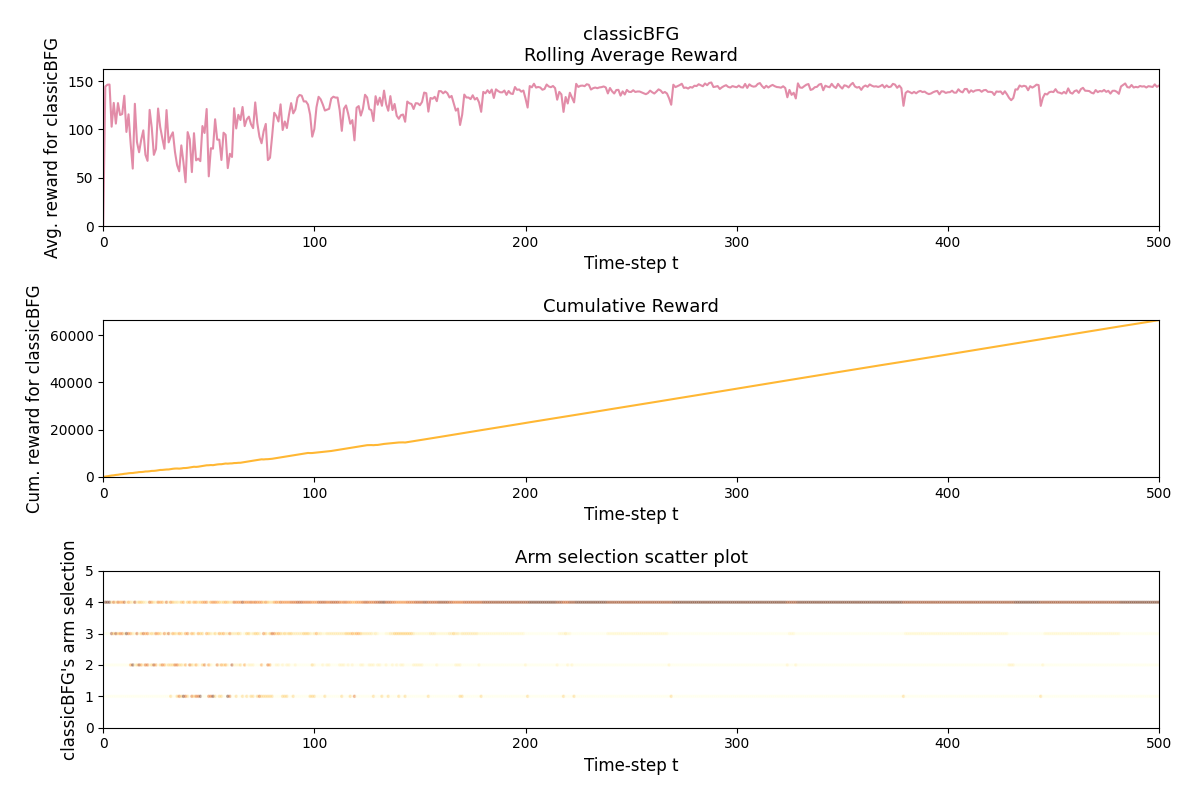

Python code for this plot:
import random
import numpy as np
import matplotlib.pyplot as plt
# from arms.bernoulli import BernoulliArm
# from arms.normal import NormalArm

from matplotlib import rcParams
rcParams['font.family'] = ['Roboto']
for w in ["font.weight", "axes.labelweight", "axes.titleweight", "figure.titleweight"]:
    rcParams[w] = 'regular'


def plot_regret(X, Y, cumulative_optimal_reward, cumulative_reward, average_reward_in_each_round, T):
    fig, axs = plt.subplots(2)  # get two figures, top is regret, bottom is average reward in each round
    fig.suptitle(f'Performance of Classic BFG')
    fig.subplots_adjust(hspace=0.5)

    axs[0].plot(X, Y, color='red', label='Regret of UCB')
    axs[0].set(xlabel='round number', ylabel='Regret')
    axs[0].grid(True)
    axs[0].legend(loc='lower right')
    axs[0].set_xlim(0, T)
    axs[0].set_ylim(0, 1.1*(cumulative_optimal_reward - cumulative_reward))
    # print("average_reward_in_each_round", average_reward_in_each_round)
    axs[1].plot(X, average_reward_in_each_round, color='black', label='average reward')

    axs[1].set(xlabel='round number', ylabel='Average Reward per round')
    axs[1].grid(True)
    axs[1].legend(loc='lower right')
    axs[1].set_xlim(0, T)
    axs[1].set_ylim(0, 1.1*max(average_reward_in_each_round))
    # plt.savefig("./figures/prog3_figure.png")
    plt.show()


def plot_graph(T, cand_prices, average_reward_in_each_round, cum_rewards, average_arm_selections,
               optimal_revenue, max_cum_reward):
    """Plot a 3-row k-column graph with rolling average, cumulative reward and arm selection scatter plot."""
    plt.figure(figsize=(12, 8))
    plt.subplot(3, 1, 1)
    plt.plot(average_reward_in_each_round, label='Average rewards', color='palevioletred', alpha=0.8)
    plt.xlabel('Time-step t', fontsize=12)
    plt.ylabel(f'Avg. reward for classicBFG', fontsize=12)
    plt.title(f"classicBFG\nRolling Average Reward", fontsize=13)
    plt.axis([0, T, 0, optimal_revenue + 0.1])

    plt.subplot(3, 1, 2)
    plt.plot(cum_rewards, label='Cumulative reward', color='orange', alpha=0.8)
    plt.xlabel('Time-step t', fontsize=12)
    plt.ylabel(f'Cum. reward for classicBFG', fontsize=12)
    plt.title(f"Cumulative Reward", fontsize=13)
    plt.axis([0, T, 0, max_cum_reward])

    plt.subplot(3, 1, 3)
    # print(">>>> X value", range(T - 1))
    cm = plt.cm.get_cmap('YlOrBr')
    for n in range(len(cand_prices)):
        plt.scatter(range(T + 1), [n + 1]*(T + 1), s=2.5, c=average_arm_selections[n], alpha=.3, cmap=cm)

    plt.axis([0, T, 0, len(cand_prices) + 1])
    plt.xlabel('Time-step t', fontsize=12)
    plt.ylabel(f'classicBFG\'s arm selection', fontsize=12)
    plt.title("Arm selection scatter plot", fontsize=13)

    plt.tight_layout(pad=2.0)
    # plt.savefig('./figures/graph_demo.png')
    plt.show()


def generateDm(N, C):
    dm = np.zeros(shape=(N, C), dtype=int)
    for i in range(N):
        for j in range(C):
            dm[i][j] = int(random.gauss(100 + i, 0.1*i))
    return dm


def generateRm(dm, cand_prices):
    rm = np.zeros(shape=(len(dm), len(dm[0])), dtype=int)
    for i in range(len(dm)):
        for j in range(len(dm[0])):
            rm[i][j] = dm[i][j]

    # temp HACK
    for row in rm:
        for i in range(len(row)):
            row[i] *= cand_prices[i]
    return rm


def initialize_optimal_prices(N, rm, cand_prices):
    optimal_prices = []
    for i in range(N):
        idx = np.argmax(rm[i])
        optimal_prices.append(cand_prices[idx])
    return optimal_prices


def observeDemand(curr_price) -> int:
    """TODO: Preferably we can observe demand that's associated with a distribution, and 
             we should only return one value at a time, not the whole array"""
    # observedDemandArray = [0, 112, 64, 88, 74, 80]  # hard-coded (T is 1-based)
    # observedDemandArray = [random.randint(70, 140) for i in range(T+1)]
    return int(random.gauss(100 - 5*curr_price, 3))


def argmax_j(competitor_row):
    return np.argmax(competitor_row)


def argmin_i(rm_column):
    return np.argmin(rm_column)


def get_cum_revenue(r):
    cumulative_revenue = 0
    for k in r.keys():
        cumulative_revenue += sum(r[k])
    return cumulative_revenue


def main():
    # keys are the candidate pricings, and values are the calculated revenues associated with those key prices.
    r = dict()

    # N competitors: e.g. 3
    # C candidate prices: e.g. 4
    N = 3
    C = 4

    T = 10  # rounds (5000)
    iterations = 5  # total iteration
    avg_rewards = np.zeros(shape=(T + 1), dtype=float)
    cum_rewards = np.zeros(shape=(T + 1), dtype=float)
    average_cum_rewards = np.zeros(shape=(T + 1), dtype=float)
    cum_rewards_stacked = np.zeros(shape=(T + 1), dtype=float)
    running_optimal_revenue = 0
    # will be use to get the average_reward_in_each_round
    timestep_reward_stacked = np.zeros((T + 1), dtype=int)
    arm_selection_count = np.zeros(shape=(T + 1, C), dtype=float)
    average_arm_selections = np.zeros(shape=(C, T + 1), dtype=float)

    for iteration in range(iterations):
        print("#", iteration)
        # From competitor 1 to 3, we have decreasing avg. demand, but increasing variance between different prices
        # dm = [[230, 220, 210, 200], [100, 85, 70, 55], [80, 60, 40, 20]]
        dm = generateDm(N, C)
        cand_prices = [5,6,7,8]  # a.k.a. "p" in our original pseudocode
        rm = generateRm(dm, cand_prices)

        optimal_prices = initialize_optimal_prices(N, rm, cand_prices)

        # initialize i and curr_price for our first timestep
        i = random.choice(range(N))
        curr_price = optimal_prices[i]

        cand_num = cand_prices.index(curr_price)
        x = np.zeros(T + 1, dtype=int)  # array of observed demands

        for t in range(1, T + 1):
            # print(i, "\t", curr_price, "\t", cand_num)
            # curr_optimal_revenue = np.amax(rm)  # find maximum in 2D matrix
            # running_optimal_revenue = max(running_optimal_revenue, curr_optimal_revenue)
            x[t] = observeDemand(curr_price)
            reward = curr_price*x[t] # current revenue
            # print(curr_price,"*",x[t],"=",reward)
            running_optimal_revenue = max(running_optimal_revenue, reward)

            if curr_price not in r.keys():
                r[curr_price] = [curr_price*x[t]]
            else:
                r[curr_price].append(curr_price*x[t])

            avg_r_curr_price = sum(r[curr_price])/len(r[curr_price])

            # Update dm, rm, optimal price according to latest observed demand and revenue
            cand_num = cand_prices.index(curr_price)

            # THIS SECTION IS UPDATING VARIABLES FOR PLOTTING
            # don't need to explicitly persist r (revenue dictionary) because revenues are appended
            arm_selection_count[t][cand_num] += 1
            timestep_reward_stacked[t] += reward
            new_avg = (cum_rewards[t - 1] + reward)/(t + 1)
            avg_rewards[t] = new_avg
            # double_loop.py appends to cum_rewards in another way! IS THIS CORRECT TOO?
            # cum_rewards.append(new_avg*t)
            cum_rewards[t] = cum_rewards[t - 1] + reward

            dm[i][cand_num] = (dm[i][cand_num] + x[t])//2 # TODO: Try a weighted average
            rm[i][cand_num] = dm[i][cand_num]*curr_price
            optimal_prices[i] = cand_prices[argmax_j(rm[i])]

            # find the competitor with least difference in revenue
            i = argmin_i([np.abs(rm[j][cand_num] - avg_r_curr_price) for j in range(N)])
            print(i)
            curr_price = optimal_prices[i]

            # EXTRA DEBUG
            for j in range(N):
                print(np.abs(rm[j][cand_num]- avg_r_curr_price))
            print("-----------------------------------------")

        cur_max_r = 0
        for row in rm:
            for entry in row:
                cur_max_r = max(cur_max_r, entry)
        print("Final optimal revenue:", cur_max_r)

        # calculate cumulative revenue
        # print("Cumulative revenue: $", get_cum_revenue(r))

    average_reward_in_each_round = np.zeros(T + 1, dtype=float)
    # squash 5X100 -> 1X100
    for t in range(1, T + 1):
        average_reward_in_each_round[t] = float(timestep_reward_stacked[t])/float(iterations)

    for t in range(1, T + 1):
        for arm_index in range(C):
            average_arm_selections[arm_index][t] = float(arm_selection_count[t][arm_index])/float(iterations)

    cumulative_optimal_reward = 0.0
    cumulative_reward = 0.0
    x_axis = np.zeros(T + 1, dtype=int)
    regrets = np.zeros(T + 1, dtype=float)  # regret for each round

    for t in range(1, T + 1):
        x_axis[t] = t
        cumulative_optimal_reward += running_optimal_revenue
        cumulative_reward += average_reward_in_each_round[t]
        # print("cumulative_optimal_reward at t", t, "is", cumulative_optimal_reward)
        # print("cumulative_reward at t", t, "is", cumulative_reward)
        # print("average_reward_in_each_round at t", t, "is", average_reward_in_each_round[t])
        # print()``
        regrets[t] = max(0, cumulative_optimal_reward - cumulative_reward)
        # regrets[t] = cumulative_optimal_reward - cumulative_reward

    # print("x-axis", x_axis)
    # print("y-axis", regrets)
    # print("optimal revenue", optimal_revenue)
    # print("timestep_reward_stacked", timestep_reward_stacked)
    # print("Arm_selection_count", arm_selection_count)
    # print("Average_arm_selections", average_arm_selections)
    plot_regret(x_axis, regrets, cumulative_optimal_reward, cumulative_reward, average_reward_in_each_round, T)
    max_cum_reward = max(cum_rewards)
    plot_graph(T, cand_prices, average_reward_in_each_round, cum_rewards, average_arm_selections,
               running_optimal_revenue, max_cum_reward)

    # x_axis = np.zeros(shape=(T + 1), dtype=int)
    # regrets = np.zeros(shape=(T + 1), dtype=int)
    # cum_optimal_revenue = 0
    # cum_avg_revenue = 0
    # for t in range(1, T + 1):
    #     x_axis[t] = t
    #     cum_optimal_revenue += optimal_revenue
    #     cum_avg_revenue += average_reward_in_each_round[t]
    #     regrets[t] = max(0, cum_optimal_revenue - cum_avg_revenue)
    #     print("cum optimal revenue", cum_optimal_revenue)
    #     print("cum average revenue", cum_avg_revenue)
    # print(average_reward_in_each_round)
    # print(regrets)
    # plot_regret(x_axis, regrets, cum_optimal_revenue, cum_avg_revenue, average_reward_in_each_round, T + 1,
    #             "new_algorithm")


if __name__ == "__main__":
    main()
